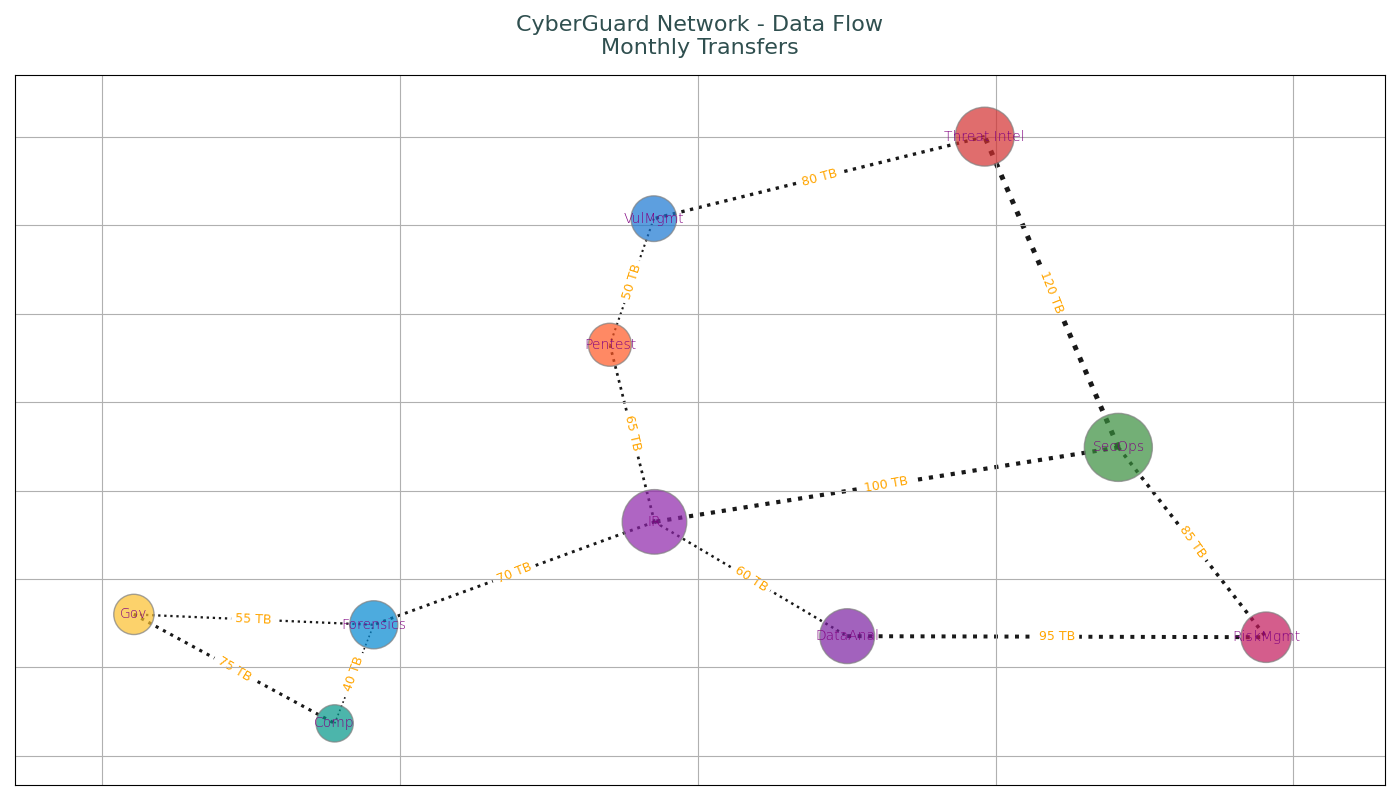

This figure's Python source:
import matplotlib.pyplot as plt
import networkx as nx

# Nodes and their sizes
departments = [
    "SecOps", "Threat Intel", "IR", 
    "VulMgmt", "Pentest", "Gov", 
    "Comp", "Forensics", "DataAnal", "RiskMgmt"
]
data_capacity = [200, 150, 180, 90, 80, 70, 60, 100, 130, 110]

# Edges representing data transfers
data_transfer = [
    ("SecOps", "Threat Intel", 120),
    ("SecOps", "IR", 100),
    ("Threat Intel", "VulMgmt", 80),
    ("IR", "Forensics", 70),
    ("IR", "Pentest", 65),
    ("VulMgmt", "Pentest", 50),
    ("Gov", "Comp", 75),
    ("Comp", "Forensics", 40),
    ("Forensics", "Gov", 55),
    ("DataAnal", "RiskMgmt", 95),
    ("RiskMgmt", "SecOps", 85),
    ("DataAnal", "IR", 60)
]

# Create an undirected graph
G = nx.Graph()
G.add_nodes_from(departments)
G.add_weighted_edges_from(data_transfer)

# Define positions for visualization
pos = nx.kamada_kawai_layout(G)

# Colors and sizes for the nodes
node_colors = ['#388E3C', '#D32F2F', '#8E24AA', '#1976D2', '#FF5722', '#FBC02D',
               '#009688', '#0288D1', '#7B1FA2', '#C2185B']
node_sizes = [size * 12 for size in data_capacity]

# Set up the plot
fig, ax = plt.subplots(figsize=(14, 8))

# Draw the nodes, edges, and labels
nx.draw_networkx_nodes(G, pos, node_color=node_colors, node_size=node_sizes, alpha=0.7, edgecolors='gray',)
edge_weights = nx.get_edge_attributes(G, 'weight')
nx.draw_networkx_edges(G, pos, width=[0.03 * weight for weight in edge_weights.values()], alpha=0.9, style='dotted')
nx.draw_networkx_labels(G, pos, font_size=10, font_weight='light', font_color='purple')

# Custom edge labels
edge_labels = {(u, v): f"{d['weight']} TB" for u, v, d in G.edges(data=True)}
nx.draw_networkx_edge_labels(G, pos, edge_labels=edge_labels, font_color='orange', font_size=9)

# Title and axis management
plt.title("CyberGuard Network - Data Flow\nMonthly Transfers", fontsize=16, fontweight='regular', color='darkslategray', pad=15)
ax.axis('on')
ax.grid(True)

# Adjust layout
plt.tight_layout()

# Show plot
plt.show()
